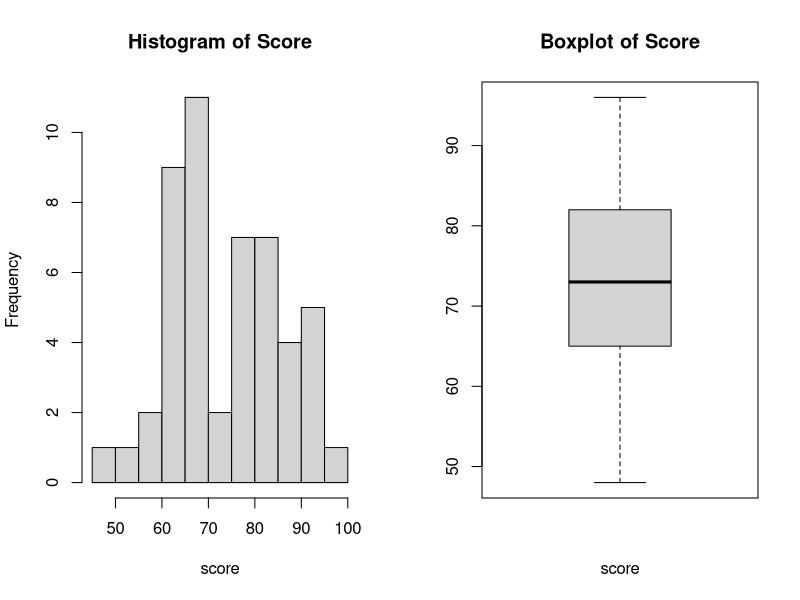
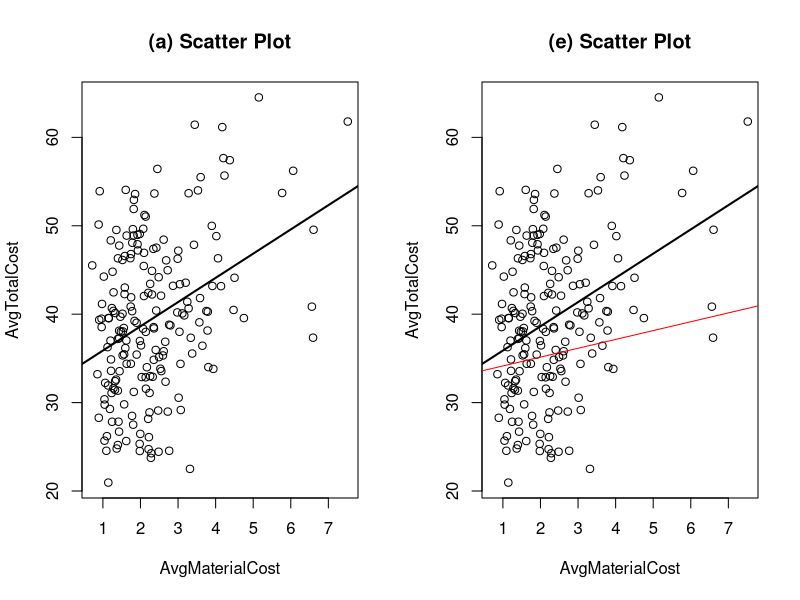
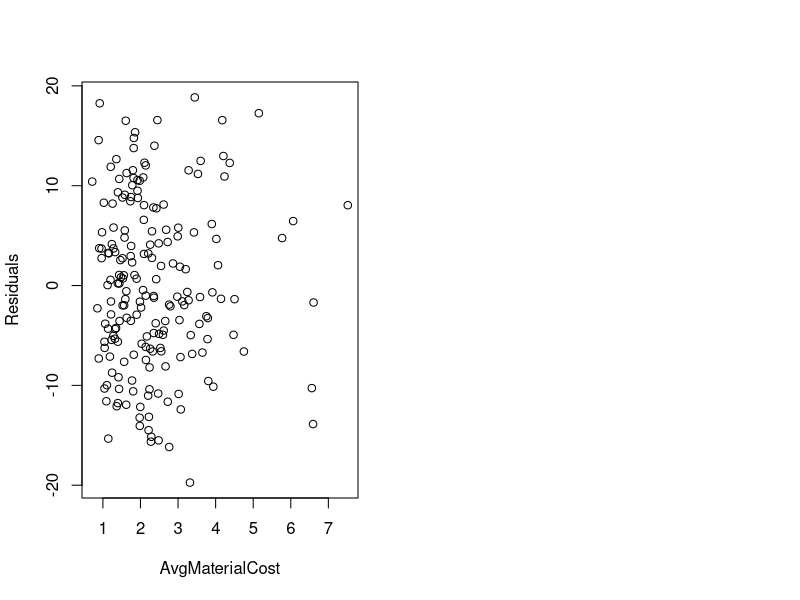
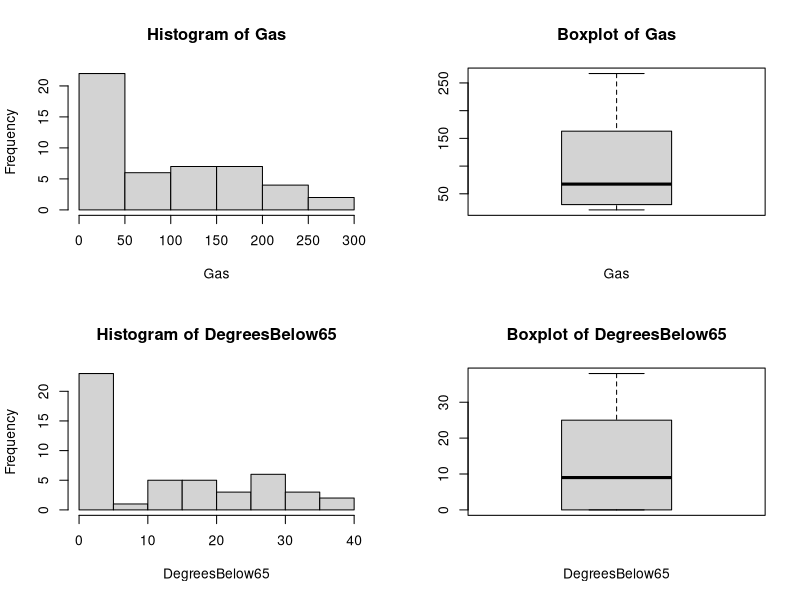
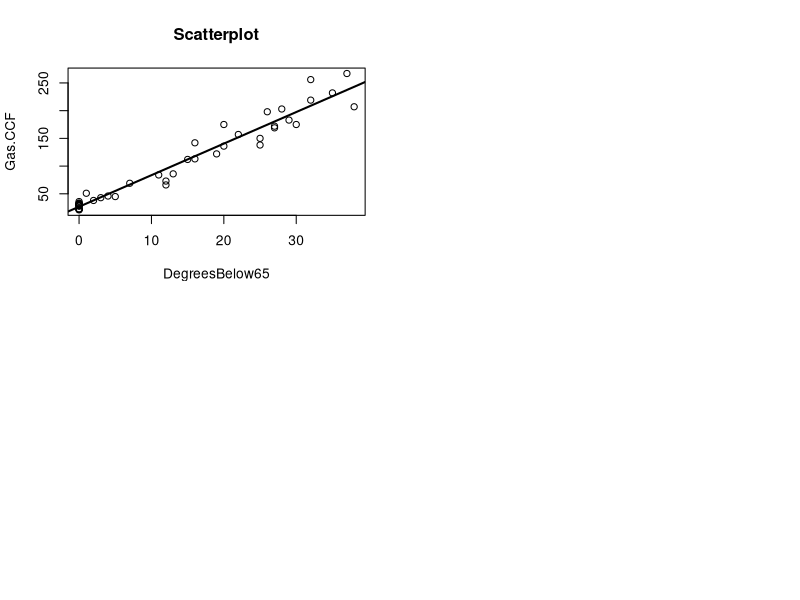
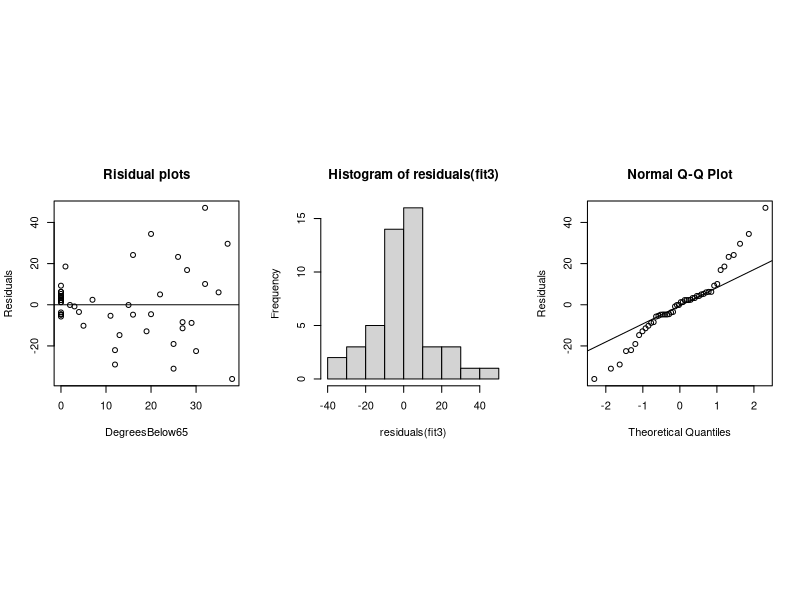
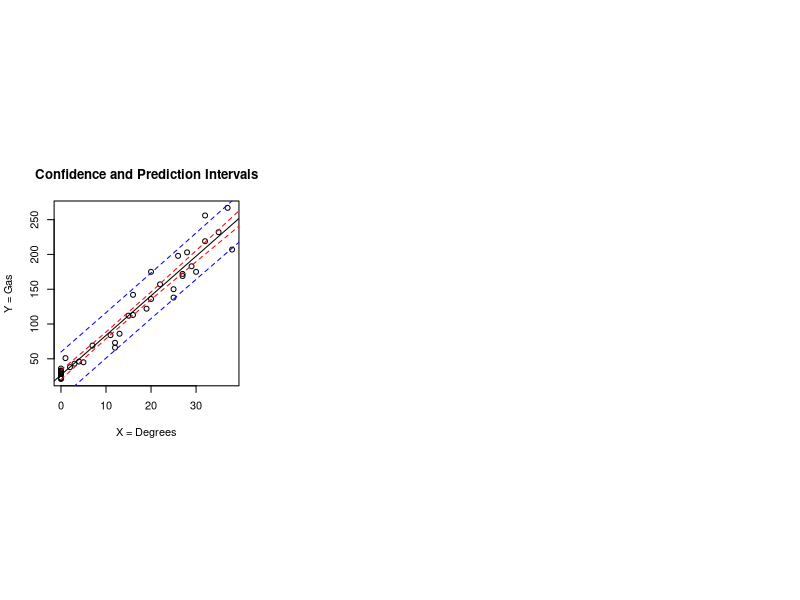

Reproduce these figures in R, in order.
## ---- chunk 1
knitr::opts_chunk$set(echo = TRUE)
library(tidyverse)
## ---- chunk 2
setwd("~/Desktop/NTU/02/Business Analytics/assignment/asd1901")

# Data Input
score = 
  c(94, 81, 79, 66, 96, 73, 70, 68, 94, 70,
    64, 84, 66, 64, 80, 76, 87, 65, 65, 91,
    60, 68, 62, 90, 95, 62, 69, 66, 80, 61,
    77, 60, 66, 52, 82, 63, 81, 62, 73, 92,
    81, 67, 84, 70, 78, 48, 86, 87, 81, 79) %>%
  as.tibble() %>% 
  rename(Y = value)

attach(score)
## ---- chunk 3
# Histogram & Boxplot
par(mfrow = c(1,2))
hist(Y, freq = TRUE, ylab = "Frequency", xlab = "score", main = "Histogram of Score") 
boxplot(Y, xlab = "score", main = "Boxplot of Score")
## ---- chunk 4
summary(Y)

# End of Analysis
detach()
## ---- chunk 5
# Data Input
pc = read.table("production_costs_1.txt", header = TRUE)
attach(pc)

# Take a look of the data
summary(pc)
## ---- chunk 6
plot(AvgMaterialCost, AvgTotalCost)
abline(lm(AvgTotalCost ~ AvgMaterialCost), lwd=2)
title("(a) Scatter Plot", lwd=2)
## ---- chunk 7
fit1 = lm(AvgTotalCost ~ AvgMaterialCost)
summary(fit1)
## ---- chunk 8
summary(fit1)$r.squared
## ---- chunk 9
summary(fit1)$sigma
## ---- chunk 10
3 * summary(fit1)$coef[2]
## ---- chunk 11
plot(AvgMaterialCost, AvgTotalCost)
abline(lm(AvgTotalCost ~ AvgMaterialCost), lwd=2)
abline(summary(fit1)$coef[1], 1, col = "red")
title("(e) Scatter Plot")
## ---- chunk 12
new <- data.frame(AvgMaterialCost = 4.18)
predict(fit1, new)
## ---- chunk 13
plot(AvgMaterialCost, residuals(fit1), xlab="AvgMaterialCost", ylab="Residuals")
## ---- chunk 14
SSE = sum(residuals(fit1)^2)
sigma.hat = sqrt(SSE/(nrow(pc)-2))
sigma.hat

# End of Analysis
detach()
## ---- chunk 15
# Data Input
gas = read.table("gas_consumption.txt", header = TRUE)
attach(gas)
## ---- chunk 16
# Histogram & Boxplot
par(mfrow = c(2,2))
hist(Gas.CCF, freq = TRUE, ylab = "Frequency", xlab = "Gas", main = "Histogram of Gas") 
boxplot(Gas.CCF, xlab = "Gas", main = "Boxplot of Gas")

hist(DegreesBelow65, freq = TRUE, ylab = "Frequency", xlab = "DegreesBelow65", main = "Histogram of DegreesBelow65") 
boxplot(DegreesBelow65, xlab = "DegreesBelow65", main = "Boxplot of DegreesBelow65")
## ---- chunk 17
# Scatterplot
plot(DegreesBelow65, Gas.CCF)
abline(lm(Gas.CCF ~ DegreesBelow65), lwd=2)
title("Scatterplot", lwd=2)
## ---- chunk 18
# summary Report
gas %>%
  select(Gas.CCF, DegreesBelow65) %>%
  summary() 
## ---- chunk 19
fit3 = lm(Gas.CCF ~ DegreesBelow65)
summary(fit3)
## ---- chunk 20
par(mfrow = c(1,3), pty = "s")

# x-axis: X values
plot(DegreesBelow65, residuals(fit3), xlab="DegreesBelow65", ylab="Residuals")
abline(h=0)
title("Risidual plots")

# histogram
hist(residuals(fit3))

# qq-plot
qqnorm(residuals(fit3), ylab="Residuals")
qqline(residuals(fit3))
## ---- chunk 21
# CI setup
xy <- data.frame(DegreesBelow65 = pretty(DegreesBelow65))
yhat <- predict(fit3, newdata=xy, interval="confidence")
ci <- data.frame(lower=yhat[,"lwr"], upper=yhat[,"upr"])

# PI setup
yhat.pi <- predict(fit3, newdata=xy, interval="prediction")
pi <- data.frame(lower=yhat.pi[,"lwr"], upper=yhat.pi[,"upr"])

# observation setup
plot(DegreesBelow65, Gas.CCF, main ="Confidence and Prediction Intervals",
	ylab = "Y = Gas", 
	xlab = "X = Degrees")

# lines
abline(fit3)
lines(xy$DegreesBelow65, ci$lower, lty=2, col="red")
lines(xy$DegreesBelow65, ci$upper, lty=2, col="red")
lines(xy$DegreesBelow65, pi$lower, lty=2, col="blue")
lines(xy$DegreesBelow65, pi$upper, lty=2, col="blue")

